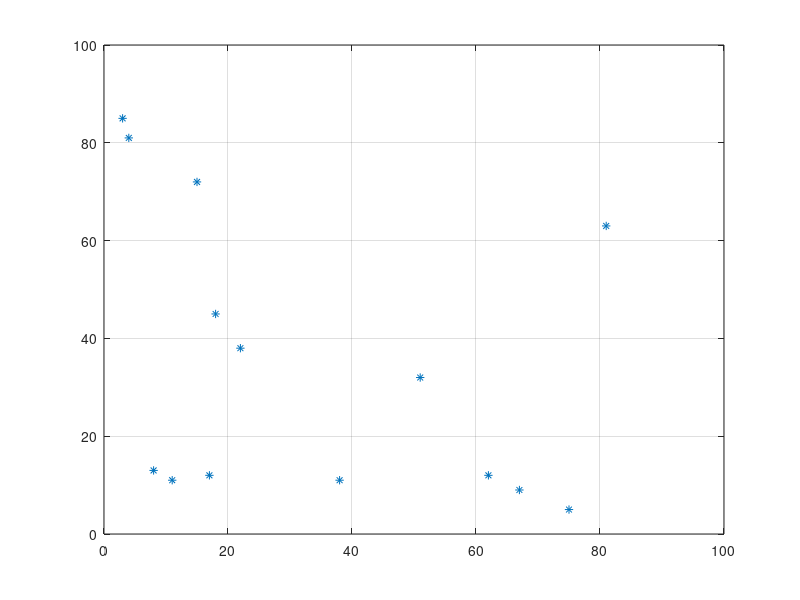

MATLAB code for this plot: (Note: this script raises an error after producing the figure.)
clear all;close all;clc;
x=[22 8 4 51 38 17 81 18 62 15 11 3 75 67];

y=[38 13 81 32 11 12 63 45 12 72 11 85 5 9];

plot(x,y,'*');hold on;

grid on%

set_3P=nchoosek(1:length(x),3);

AI=set_3P(1,1);

BI=set_3P(1,2);

CI=set_3P(1,3);

A=[x(AI) y(AI)];

B=[x(BI) y(BI)];

C=[x(CI) y(CI)];

while 1

    R=minCirclePoints3(A,B,C);

    cr=[R(1),R(2)];

    r=zeros(1,length(x));

    for i=1:length(x)

       r(i)=sqrt((x(i)-cr(1))^2+(y(i)-cr(2))^2);

    end

    maxValue=max(r);    %??N=max(r(:))

    [mc]=find(maxValue==r);

    

    %???????????????A?B?C???????????????

    if maxValue <= R(3) || ~isempty( intersect(mc, [AI BI CI]) )

        alpha=0:pi/20:2*pi;%??[0,2*pi]

        plot(cr(1)+R(3)*cos(alpha),cr(2)+R(3)*sin(alpha),'--r');%?????R(1),R(2)????R(3)??

        axis equal;

        break;%????????       

    else

       %???????????       

    end

    D=[x(mc),y(mc)];

    P=[A;B;C;D];%?????????

     

    DI=mc;

    set_3P=nchoosek([AI,BI,CI,DI],3);

    rSet=[];

    for i=1:length(set_3P)

        A=[x(set_3P(i,1)) y(set_3P(i,1))];

        B=[x(set_3P(i,2)) y(set_3P(i,2))];

        C=[x(set_3P(i,3)) y(set_3P(i,3))];

        

        R=minCirclePoints3(A,B,C);

        rSet=[rSet;[R,i]];%???????,??,???(??????????)

    end;

    rSet=sortrows(rSet,3);%??????

    

%   ???????????????????

    for i=1:size(rSet,1)

        flag = 1;

        for j=1:4

          if sqrt((rSet(i,1)-(P(j,1) ))^2+ ( rSet(i,2)-(P(j,2)))^2) >rSet(i,3)%?????

            flag = 0; 

            break;

          end

        end;

        if flag == 1     %?i??????????--????????

            break;

        end;

    end;

    

    mc=rSet(i,4);

    AI = set_3P(mc, 1);

    BI = set_3P(mc, 2);

    CI = set_3P(mc, 3);

    A=[x(set_3P(mc,1)) y(set_3P(mc,1))];

    B=[x(set_3P(mc,2)) y(set_3P(mc,2))];

    C=[x(set_3P(mc,3)) y(set_3P(mc,3))];

end;